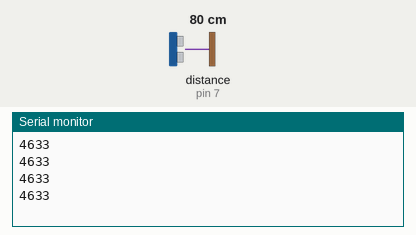
A sketch run on a simulated Arduino Uno, built with avr-gcc and run on an emulated ATmega328P. On the bench: the last lines printed to the serial monitor. Wiring (inferred from the names in the program): range finder with pulse-width output: data pin 7. The test bench sets the inputs (shaded band); at power-on: distance to the obstacle (sensor on pin 7) 80 cm. The echo pulse lasts 58.3 µs per cm.

Above: at 1.2 s.
1.3 s: distance to the obstacle (sensor on pin 7) set to 2 cm
At 1.72 s:
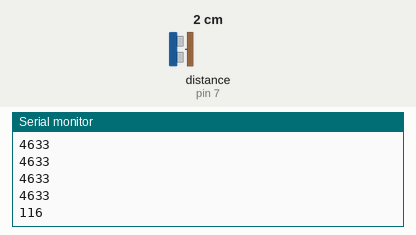
2.8 s: distance to the obstacle (sensor on pin 7) set to 4 cm
At 2.9 s:
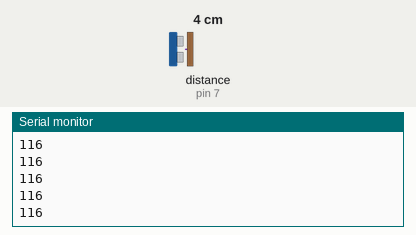
Timing chart, 0 to 5.8 s (numbered marks = the images above; inputs shaded):
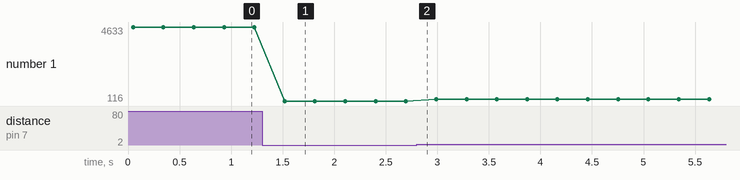

Measured:
- after the input at 1.3 s, the serial monitor: prints a new line after 0.22 s (image 1)
- plotted number 1: 4633 → 116 after the input at 1.3 s, 116 → 232 after the input at 2.8 s

The sketch:

DNA_MB1003_code.ino
```cpp
const int pwPin = 7;
//variables needed to store values
long pulse;
// inches, cm;
// OUR OLD CODE: int Dist = PIN0; //RX
// OUR OLD CODE: int val = 0;

void setup()
{
  Serial.begin(9600);
  pinMode(pwPin, INPUT);
  // OUR OLD CODE: pinMode(Dist , INPUT);


}

void loop()
{
  // val = analogRead(Dist); //Serial.read();
  // Serial.println(val);
  // delay(250);         // Default is in ms


  //Used to read in the pulse that is being sent by the MaxSonar device.
  //Pulse Width representation with a scale factor of 147 uS per Inch.
  pulse = pulseIn(pwPin, HIGH);

  //147uS per inch
  //inches = pulse/147;
  //change inches to centimetres
  //cm = inches * 2.54;
  // Serial.print(inches);
  // Serial.print("in, ");
  // Serial.print(cm);
  // Serial.print("cm");
Serial.print(pulse);
Serial.println();
delay(250);
}
```
